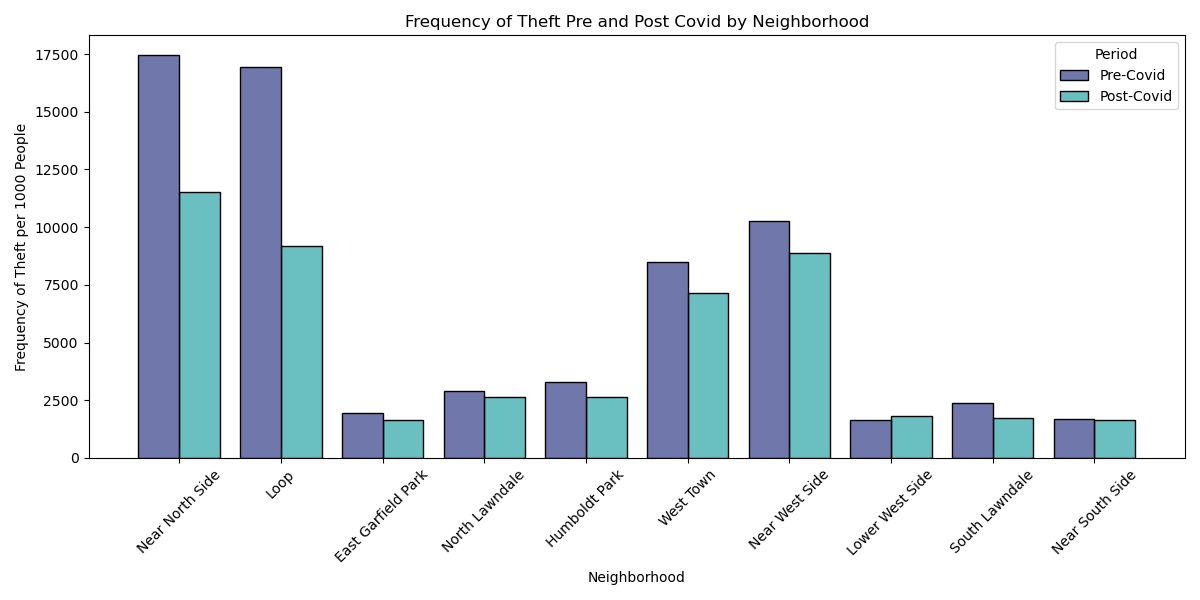

Source code (Python):
import pandas as pd
import seaborn as sns
import matplotlib.pyplot as plt

# Define neighborhoods and population data
selected_neighborhoods = [
    "Near West Side", "West Town", "Loop", "Near North Side",
    "Near South Side", "Lower West Side", "East Garfield Park",
    "North Lawndale", "South Lawndale", "Humboldt Park",
]

pop_data = {
    "Near West Side": 67881, "West Town": 87781, "Loop": 42298,
    "Near North Side": 105481, "Near South Side": 28795,
    "Lower West Side": 33751, "East Garfield Park": 19992,
    "North Lawndale": 34794, "South Lawndale": 71399, "Humboldt Park": 54165
}

def load_and_prepare_data(file_path, crime_type):
    df = pd.read_csv(file_path)
    df = df[df['Primary Type'] == crime_type]
    return df

def visualization_one():
    precovid_df = load_and_prepare_data('csv_files/Crimes_2017_to_2019.csv', 'THEFT')
    postcovid_df = load_and_prepare_data('csv_files/Crimes_2021_to_Present.csv', 'THEFT')

    
    precovid_df['Period'] = 'Pre-Covid'
    postcovid_df['Period'] = 'Post-Covid'

    
    combined_df = pd.concat([precovid_df, postcovid_df])
    data_plot = combined_df[combined_df['RegionName'].isin(selected_neighborhoods)]

    
    data_plot['Population'] = data_plot['RegionName'].map(pop_data)
    data_plot['Crime Rate per 1000'] = data_plot.groupby(['RegionName', 'Period'])['ID'].transform('count') / data_plot['Population'] * 1000

    # Visualize data
    plt.figure(figsize=(12, 6))
    sns.histplot(data=data_plot, x='RegionName', hue='Period', multiple='dodge', shrink=0.8, palette='mako')
    plt.xticks(rotation=45)
    plt.xlabel('Neighborhood')
    plt.ylabel('Frequency of Theft per 1000 People')
    plt.title('Frequency of Theft Pre and Post Covid by Neighborhood')
    plt.tight_layout()
    plt.show()

def main():
    visualization_one()

if __name__ == "__main__":
    main()
